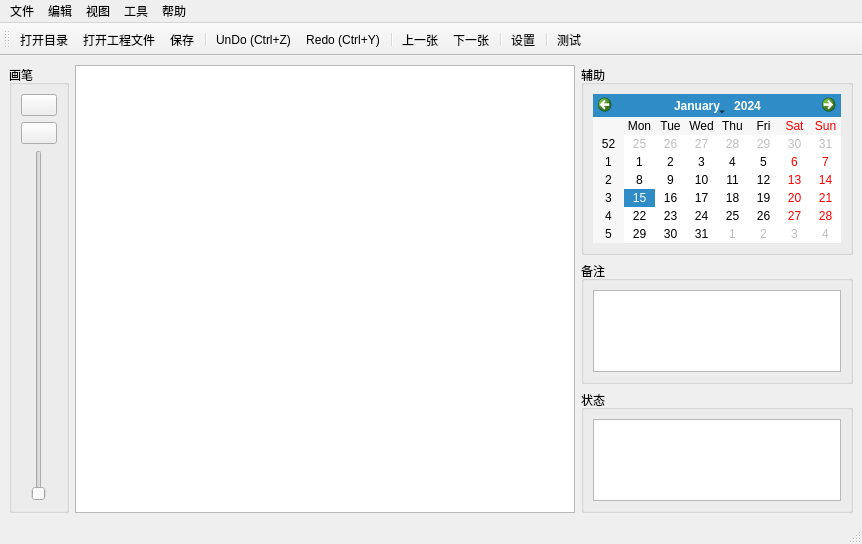
<?xml version="1.0" encoding="UTF-8"?>
<ui version="4.0">
 <class>MaskGenerator</class>
 <widget class="QMainWindow" name="MaskGenerator">
  <property name="geometry">
   <rect>
    <x>0</x>
    <y>0</y>
    <width>858</width>
    <height>544</height>
   </rect>
  </property>
  <property name="windowTitle">
   <string>MainWindow</string>
  </property>
  <widget class="QWidget" name="centralwidget">
   <layout class="QGridLayout" name="gridLayout_4">
    <item row="0" column="0" rowspan="3">
     <widget class="QGroupBox" name="groupBox">
      <property name="minimumSize">
       <size>
        <width>60</width>
        <height>0</height>
       </size>
      </property>
      <property name="maximumSize">
       <size>
        <width>60</width>
        <height>16777215</height>
       </size>
      </property>
      <property name="title">
       <string>画笔</string>
      </property>
      <layout class="QVBoxLayout" name="verticalLayout">
       <item>
        <widget class="QPushButton" name="pushButton_2">
         <property name="styleSheet">
          <string notr="true"/>
         </property>
         <property name="text">
          <string/>
         </property>
         <property name="icon">
          <iconset resource="MaskGenerator.qrc">
           <normaloff>:/MaskGenerator/resource/mouse.ico</normaloff>:/MaskGenerator/resource/mouse.ico</iconset>
         </property>
         <property name="iconSize">
          <size>
           <width>30</width>
           <height>30</height>
          </size>
         </property>
         <property name="checkable">
          <bool>true</bool>
         </property>
         <property name="flat">
          <bool>false</bool>
         </property>
        </widget>
       </item>
       <item>
        <widget class="QPushButton" name="pushButton">
         <property name="styleSheet">
          <string notr="true"/>
         </property>
         <property name="text">
          <string/>
         </property>
         <property name="icon">
          <iconset resource="MaskGenerator.qrc">
           <normaloff>:/MaskGenerator/resource/paintbrush.ico</normaloff>:/MaskGenerator/resource/paintbrush.ico</iconset>
         </property>
         <property name="iconSize">
          <size>
           <width>30</width>
           <height>30</height>
          </size>
         </property>
         <property name="checkable">
          <bool>true</bool>
         </property>
         <property name="flat">
          <bool>false</bool>
         </property>
        </widget>
       </item>
       <item>
        <widget class="QSlider" name="verticalSlider">
         <property name="sizePolicy">
          <sizepolicy hsizetype="Expanding" vsizetype="Expanding">
           <horstretch>0</horstretch>
           <verstretch>0</verstretch>
          </sizepolicy>
         </property>
         <property name="orientation">
          <enum>Qt::Vertical</enum>
         </property>
        </widget>
       </item>
      </layout>
     </widget>
    </item>
    <item row="0" column="1" rowspan="3">
     <widget class="QGraphicsView" name="graphicsView">
      <property name="minimumSize">
       <size>
        <width>500</width>
        <height>0</height>
       </size>
      </property>
     </widget>
    </item>
    <item row="0" column="2">
     <widget class="QGroupBox" name="groupBox_2">
      <property name="maximumSize">
       <size>
        <width>420</width>
        <height>16777215</height>
       </size>
      </property>
      <property name="title">
       <string>辅助</string>
      </property>
      <layout class="QGridLayout" name="gridLayout_3">
       <item row="0" column="0">
        <widget class="QCalendarWidget" name="calendarWidget"/>
       </item>
      </layout>
     </widget>
    </item>
    <item row="1" column="2">
     <widget class="QGroupBox" name="groupBox_4">
      <property name="maximumSize">
       <size>
        <width>420</width>
        <height>16777215</height>
       </size>
      </property>
      <property name="title">
       <string>备注</string>
      </property>
      <layout class="QGridLayout" name="gridLayout">
       <item row="0" column="0">
        <widget class="QTextEdit" name="textEdit"/>
       </item>
      </layout>
     </widget>
    </item>
    <item row="2" column="2">
     <widget class="QGroupBox" name="groupBox_3">
      <property name="maximumSize">
       <size>
        <width>420</width>
        <height>16777215</height>
       </size>
      </property>
      <property name="title">
       <string>状态</string>
      </property>
      <layout class="QGridLayout" name="gridLayout_2">
       <item row="0" column="0">
        <widget class="QTextEdit" name="textEdit_2"/>
       </item>
      </layout>
     </widget>
    </item>
   </layout>
  </widget>
  <widget class="QMenuBar" name="menubar">
   <property name="geometry">
    <rect>
     <x>0</x>
     <y>0</y>
     <width>858</width>
     <height>23</height>
    </rect>
   </property>
   <widget class="QMenu" name="menu">
    <property name="title">
     <string>文件</string>
    </property>
    <widget class="QMenu" name="menu_4">
     <property name="title">
      <string>打开</string>
     </property>
     <addaction name="action_open_folder"/>
     <addaction name="action_open_file"/>
    </widget>
    <addaction name="menu_4"/>
    <addaction name="action_save"/>
    <addaction name="action_exit"/>
   </widget>
   <widget class="QMenu" name="menu_2">
    <property name="title">
     <string>帮助</string>
    </property>
    <addaction name="action_help"/>
    <addaction name="action_about"/>
    <addaction name="action_test"/>
   </widget>
   <widget class="QMenu" name="menu_3">
    <property name="title">
     <string>工具</string>
    </property>
    <addaction name="action_swithc"/>
    <addaction name="action_settings"/>
   </widget>
   <widget class="QMenu" name="menu_5">
    <property name="title">
     <string>视图</string>
    </property>
    <addaction name="action_show_origin"/>
    <addaction name="action_show_mask"/>
    <addaction name="action_show_alpha"/>
   </widget>
   <widget class="QMenu" name="menu_6">
    <property name="title">
     <string>编辑</string>
    </property>
    <addaction name="action_UnDo"/>
    <addaction name="action_Redo"/>
    <addaction name="separator"/>
    <addaction name="action_prior"/>
    <addaction name="action_next"/>
   </widget>
   <addaction name="menu"/>
   <addaction name="menu_6"/>
   <addaction name="menu_5"/>
   <addaction name="menu_3"/>
   <addaction name="menu_2"/>
  </widget>
  <widget class="QStatusBar" name="statusbar"/>
  <widget class="QToolBar" name="toolBar">
   <property name="windowTitle">
    <string>toolBar</string>
   </property>
   <attribute name="toolBarArea">
    <enum>TopToolBarArea</enum>
   </attribute>
   <attribute name="toolBarBreak">
    <bool>false</bool>
   </attribute>
   <addaction name="action_open_folder"/>
   <addaction name="action_open_file"/>
   <addaction name="action_save"/>
   <addaction name="separator"/>
   <addaction name="action_UnDo"/>
   <addaction name="action_Redo"/>
   <addaction name="separator"/>
   <addaction name="action_prior"/>
   <addaction name="action_next"/>
   <addaction name="separator"/>
   <addaction name="action_settings"/>
   <addaction name="separator"/>
   <addaction name="action_test"/>
  </widget>
  <action name="action_open_folder">
   <property name="icon">
    <iconset resource="MaskGenerator.qrc">
     <normaloff>:/MaskGenerator/resource/open_folder.ico</normaloff>:/MaskGenerator/resource/open_folder.ico</iconset>
   </property>
   <property name="text">
    <string>打开目录</string>
   </property>
  </action>
  <action name="action_open_file">
   <property name="icon">
    <iconset resource="MaskGenerator.qrc">
     <normaloff>:/MaskGenerator/resource/open_file.ico</normaloff>:/MaskGenerator/resource/open_file.ico</iconset>
   </property>
   <property name="text">
    <string>打开工程文件</string>
   </property>
  </action>
  <action name="action_save">
   <property name="icon">
    <iconset resource="MaskGenerator.qrc">
     <normaloff>:/MaskGenerator/resource/save.ico</normaloff>:/MaskGenerator/resource/save.ico</iconset>
   </property>
   <property name="text">
    <string>保存</string>
   </property>
  </action>
  <action name="action_exit">
   <property name="icon">
    <iconset resource="MaskGenerator.qrc">
     <normaloff>:/MaskGenerator/resource/exit.ico</normaloff>:/MaskGenerator/resource/exit.ico</iconset>
   </property>
   <property name="text">
    <string>退出</string>
   </property>
  </action>
  <action name="action_show_origin">
   <property name="text">
    <string>显示原图</string>
   </property>
  </action>
  <action name="action_show_mask">
   <property name="text">
    <string>显示掩码</string>
   </property>
  </action>
  <action name="action_UnDo">
   <property name="icon">
    <iconset resource="MaskGenerator.qrc">
     <normaloff>:/MaskGenerator/resource/undo.ico</normaloff>:/MaskGenerator/resource/undo.ico</iconset>
   </property>
   <property name="text">
    <string>UnDo (Ctrl+Z)</string>
   </property>
   <property name="toolTip">
    <string>UnDo</string>
   </property>
   <property name="shortcut">
    <string>Ctrl+Z</string>
   </property>
  </action>
  <action name="action_Redo">
   <property name="icon">
    <iconset resource="MaskGenerator.qrc">
     <normaloff>:/MaskGenerator/resource/redo.ico</normaloff>:/MaskGenerator/resource/redo.ico</iconset>
   </property>
   <property name="text">
    <string>Redo (Ctrl+Y)</string>
   </property>
   <property name="toolTip">
    <string>Redo</string>
   </property>
   <property name="shortcut">
    <string>Ctrl+Y</string>
   </property>
  </action>
  <action name="action_swithc">
   <property name="text">
    <string>辅助开关</string>
   </property>
  </action>
  <action name="action_show_alpha">
   <property name="text">
    <string>显示透视图</string>
   </property>
  </action>
  <action name="action_settings">
   <property name="icon">
    <iconset resource="MaskGenerator.qrc">
     <normaloff>:/MaskGenerator/resource/setting.ico</normaloff>:/MaskGenerator/resource/setting.ico</iconset>
   </property>
   <property name="text">
    <string>设置</string>
   </property>
  </action>
  <action name="action_prior">
   <property name="icon">
    <iconset resource="MaskGenerator.qrc">
     <normaloff>:/MaskGenerator/resource/left.ico</normaloff>:/MaskGenerator/resource/left.ico</iconset>
   </property>
   <property name="text">
    <string>上一张</string>
   </property>
  </action>
  <action name="action_next">
   <property name="icon">
    <iconset resource="MaskGenerator.qrc">
     <normaloff>:/MaskGenerator/resource/right.ico</normaloff>:/MaskGenerator/resource/right.ico</iconset>
   </property>
   <property name="text">
    <string>下一张</string>
   </property>
  </action>
  <action name="action_help">
   <property name="text">
    <string>使用帮助</string>
   </property>
  </action>
  <action name="action_about">
   <property name="text">
    <string>关于</string>
   </property>
  </action>
  <action name="action_test">
   <property name="icon">
    <iconset resource="MaskGenerator.qrc">
     <normaloff>:/MaskGenerator/resource/test.ico</normaloff>:/MaskGenerator/resource/test.ico</iconset>
   </property>
   <property name="text">
    <string>测试</string>
   </property>
  </action>
 </widget>
 <resources>
  <include location="MaskGenerator.qrc"/>
 </resources>
 <connections>
  <connection>
   <sender>action_about</sender>
   <signal>triggered()</signal>
   <receiver>MaskGenerator</receiver>
   <slot>onActionTriggered_About()</slot>
   <hints>
    <hint type="sourcelabel">
     <x>-1</x>
     <y>-1</y>
    </hint>
    <hint type="destinationlabel">
     <x>428</x>
     <y>271</y>
    </hint>
   </hints>
  </connection>
  <connection>
   <sender>action_Redo</sender>
   <signal>triggered()</signal>
   <receiver>MaskGenerator</receiver>
   <slot>onActionTriggered_ReDo()</slot>
   <hints>
    <hint type="sourcelabel">
     <x>-1</x>
     <y>-1</y>
    </hint>
    <hint type="destinationlabel">
     <x>428</x>
     <y>271</y>
    </hint>
   </hints>
  </connection>
  <connection>
   <sender>action_UnDo</sender>
   <signal>triggered()</signal>
   <receiver>MaskGenerator</receiver>
   <slot>onActionTriggered_UnDo()</slot>
   <hints>
    <hint type="sourcelabel">
     <x>-1</x>
     <y>-1</y>
    </hint>
    <hint type="destinationlabel">
     <x>428</x>
     <y>271</y>
    </hint>
   </hints>
  </connection>
  <connection>
   <sender>action_exit</sender>
   <signal>triggered()</signal>
   <receiver>MaskGenerator</receiver>
   <slot>onActionTriggered_Exit()</slot>
   <hints>
    <hint type="sourcelabel">
     <x>-1</x>
     <y>-1</y>
    </hint>
    <hint type="destinationlabel">
     <x>428</x>
     <y>271</y>
    </hint>
   </hints>
  </connection>
  <connection>
   <sender>action_help</sender>
   <signal>triggered()</signal>
   <receiver>MaskGenerator</receiver>
   <slot>onActionTriggered_Help()</slot>
   <hints>
    <hint type="sourcelabel">
     <x>-1</x>
     <y>-1</y>
    </hint>
    <hint type="destinationlabel">
     <x>428</x>
     <y>271</y>
    </hint>
   </hints>
  </connection>
  <connection>
   <sender>action_next</sender>
   <signal>triggered()</signal>
   <receiver>MaskGenerator</receiver>
   <slot>onActionTriggered_Next()</slot>
   <hints>
    <hint type="sourcelabel">
     <x>-1</x>
     <y>-1</y>
    </hint>
    <hint type="destinationlabel">
     <x>428</x>
     <y>271</y>
    </hint>
   </hints>
  </connection>
  <connection>
   <sender>action_open_file</sender>
   <signal>triggered()</signal>
   <receiver>MaskGenerator</receiver>
   <slot>onActionTriggered_OpenFile()</slot>
   <hints>
    <hint type="sourcelabel">
     <x>-1</x>
     <y>-1</y>
    </hint>
    <hint type="destinationlabel">
     <x>428</x>
     <y>271</y>
    </hint>
   </hints>
  </connection>
  <connection>
   <sender>action_prior</sender>
   <signal>triggered()</signal>
   <receiver>MaskGenerator</receiver>
   <slot>onActionTriggered_Prior()</slot>
   <hints>
    <hint type="sourcelabel">
     <x>-1</x>
     <y>-1</y>
    </hint>
    <hint type="destinationlabel">
     <x>428</x>
     <y>271</y>
    </hint>
   </hints>
  </connection>
  <connection>
   <sender>action_open_folder</sender>
   <signal>triggered()</signal>
   <receiver>MaskGenerator</receiver>
   <slot>onActionTriggered_OpenFolder()</slot>
   <hints>
    <hint type="sourcelabel">
     <x>-1</x>
     <y>-1</y>
    </hint>
    <hint type="destinationlabel">
     <x>428</x>
     <y>271</y>
    </hint>
   </hints>
  </connection>
  <connection>
   <sender>action_save</sender>
   <signal>triggered()</signal>
   <receiver>MaskGenerator</receiver>
   <slot>onActionTriggered_Save()</slot>
   <hints>
    <hint type="sourcelabel">
     <x>-1</x>
     <y>-1</y>
    </hint>
    <hint type="destinationlabel">
     <x>428</x>
     <y>271</y>
    </hint>
   </hints>
  </connection>
  <connection>
   <sender>action_settings</sender>
   <signal>triggered()</signal>
   <receiver>MaskGenerator</receiver>
   <slot>onActionTriggered_Settings()</slot>
   <hints>
    <hint type="sourcelabel">
     <x>-1</x>
     <y>-1</y>
    </hint>
    <hint type="destinationlabel">
     <x>428</x>
     <y>271</y>
    </hint>
   </hints>
  </connection>
  <connection>
   <sender>action_show_alpha</sender>
   <signal>triggered()</signal>
   <receiver>MaskGenerator</receiver>
   <slot>onActionTriggered_ShowAlpha()</slot>
   <hints>
    <hint type="sourcelabel">
     <x>-1</x>
     <y>-1</y>
    </hint>
    <hint type="destinationlabel">
     <x>428</x>
     <y>271</y>
    </hint>
   </hints>
  </connection>
  <connection>
   <sender>action_show_mask</sender>
   <signal>triggered()</signal>
   <receiver>MaskGenerator</receiver>
   <slot>onActionTriggered_ShowMask()</slot>
   <hints>
    <hint type="sourcelabel">
     <x>-1</x>
     <y>-1</y>
    </hint>
    <hint type="destinationlabel">
     <x>428</x>
     <y>271</y>
    </hint>
   </hints>
  </connection>
  <connection>
   <sender>action_show_origin</sender>
   <signal>triggered()</signal>
   <receiver>MaskGenerator</receiver>
   <slot>onActionTriggered_ShowOrigin()</slot>
   <hints>
    <hint type="sourcelabel">
     <x>-1</x>
     <y>-1</y>
    </hint>
    <hint type="destinationlabel">
     <x>428</x>
     <y>271</y>
    </hint>
   </hints>
  </connection>
  <connection>
   <sender>action_test</sender>
   <signal>triggered()</signal>
   <receiver>MaskGenerator</receiver>
   <slot>onActionTriggered_Test()</slot>
   <hints>
    <hint type="sourcelabel">
     <x>-1</x>
     <y>-1</y>
    </hint>
    <hint type="destinationlabel">
     <x>428</x>
     <y>271</y>
    </hint>
   </hints>
  </connection>
 </connections>
 <slots>
  <slot>onActionTriggered_OpenFolder()</slot>
  <slot>onActionTriggered_OpenFile()</slot>
  <slot>onActionTriggered_Save()</slot>
  <slot>onActionTriggered_Exit()</slot>
  <slot>onActionTriggered_UnDo()</slot>
  <slot>onActionTriggered_ReDo()</slot>
  <slot>onActionTriggered_Prior()</slot>
  <slot>onActionTriggered_Next()</slot>
  <slot>onActionTriggered_ShowOrigin()</slot>
  <slot>onActionTriggered_ShowMask()</slot>
  <slot>onActionTriggered_ShowAlpha()</slot>
  <slot>onActionTriggered_Settings()</slot>
  <slot>onActionTriggered_Help()</slot>
  <slot>onActionTriggered_About()</slot>
  <slot>onActionTriggered_Test()</slot>
 </slots>
</ui>
